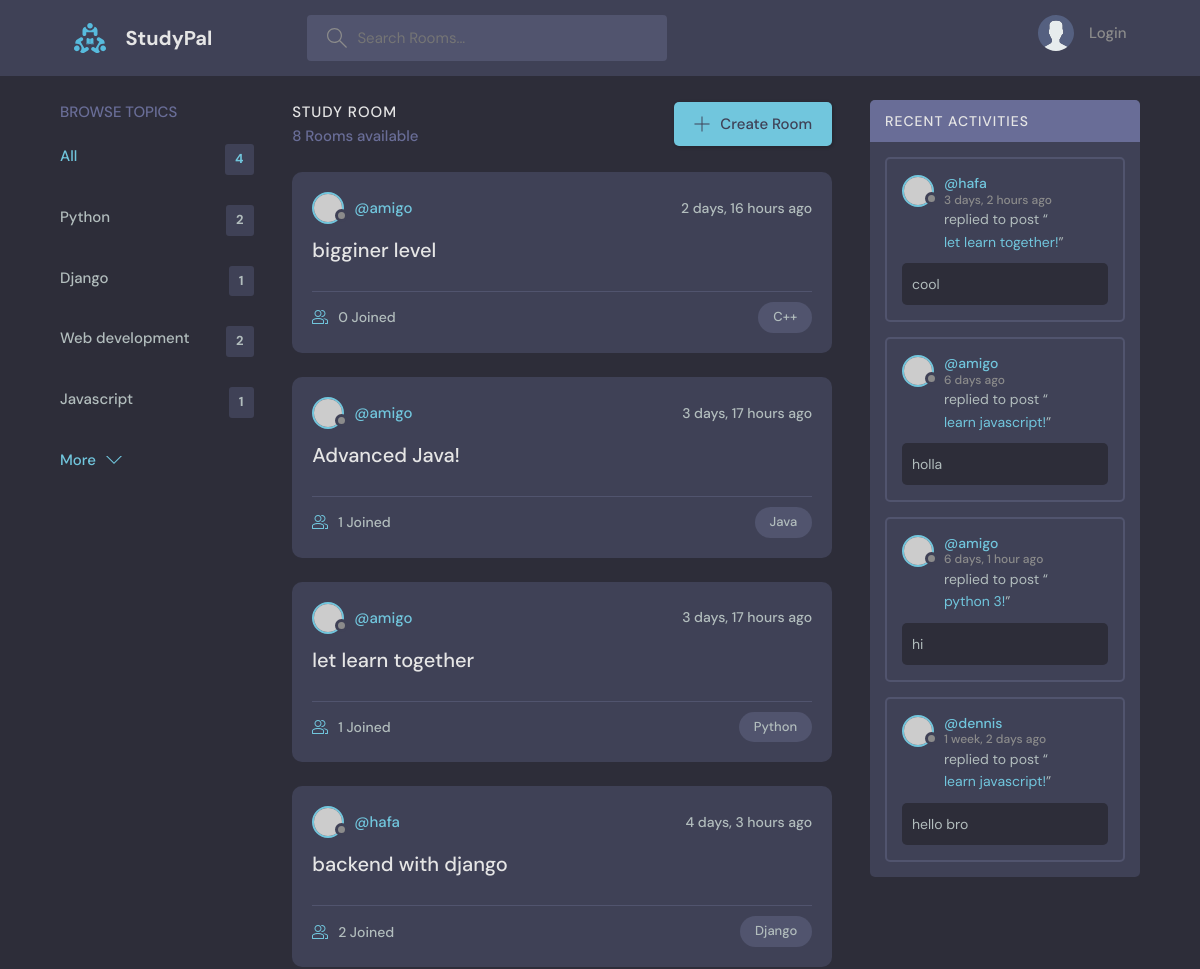
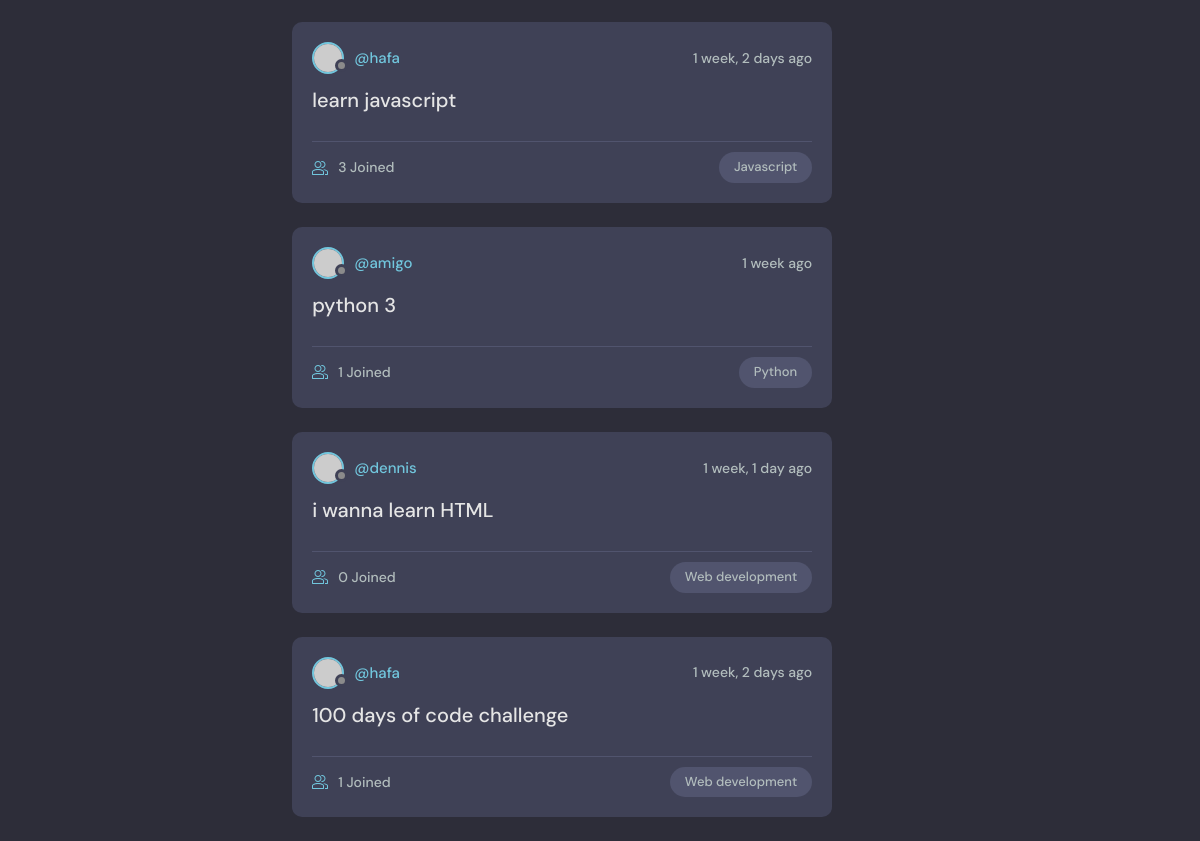
The page / on the database its author committed (2 pictures, top to bottom).
### base/models.py (models this page shows, shortened)
class Topic(models.Model):
    name = models.CharField(max_length=200)

class Room(models.Model):
    host = models.ForeignKey(User, on_delete=models.SET_NULL, null=True)
    topic = models.ForeignKey(Topic, on_delete=models.SET_NULL, null=True)
    name = models.CharField(max_length=100)
    description = models.TextField(null=True, blank=True)
    participants = models.ManyToManyField(
        User, related_name='participants', blank=True)
    updatedAt = models.DateTimeField(auto_now=True)
    createdAt = models.DateTimeField(auto_now_add=True)
    class Meta:
        ordering = ['-updatedAt', '-createdAt']
    def __str__(self):
        return self.name

class Message(models.Model):
    user = models.ForeignKey(User, on_delete=models.CASCADE)
    room = models.ForeignKey(Room, on_delete=models.CASCADE)
    body = models.TextField()
    updatedAt = models.DateTimeField(auto_now=True)
    createdAt = models.DateTimeField(auto_now_add=True)
    class Meta:
        ordering = ['-updatedAt', '-createdAt']

### base/views.py (the view)
# urls.py: path('', views.home, name='home'),
def home(request):
    q = request.GET.get('q') if request.GET.get('q') != None else ''
    rooms = Room.objects.filter(
        Q(topic__name__icontains=q) |
        Q(name__icontains=q) |
        Q(description__icontains=q))
    topics = Topic.objects.all()[0:4]
    room_count = rooms.count()
    room_messages = Message.objects.all().filter(Q(room__topic__name__icontains=q))
    context = {'rooms': rooms, 'topics': topics,
               'room_count': room_count, 'room_messages': room_messages}
    return render(request, 'base/home.html', context)

### base/templates/base/home.html (shortened to what this page needs)
{% extends 'main.html' %}
{% block content %}
<main class="layout layout--3">
  <div class="container">
    {% include 'base/topic_component.html' %}
    <div class="roomList">
      <div class="roomList__header">
        <div>
          <h2>Study Room</h2>
          <p>{{room_count}} Rooms available</p>
        </div>
        <a class="btn btn--main" href="{% url 'create-room' %}">
          <svg
            version="1.1"
            xmlns="http://www.w3.org/2000/svg"
            width="32"
            height="32"
            viewBox="0 0 32 32"
          >
            <title>add</title>
            <path
              d="M16.943 0.943h-1.885v14.115h-14.115v1.885h14.115v14.115h1.885v-14.115h14.115v-1.885h-14.115v-14.115z"
            ></path>
          </svg>
          Create Room
        </a>
      </div>
      {% include 'base/feed_component.html' %}
    </div>
    {% include 'base/activity_component.html' %}
  </div>
</main>
{% endblock content %}

### base/templates/base/topic_component.html
<div class="topics">
  <div class="topics__header">
    <h2>Browse Topics</h2>
  </div>
  <ul class="topics__list">
    <li>
      <a href="{% url 'home' %}" class="active">All <span>{{topics.count}}</span></a>
    </li>
    {% for topic in topics %}
        <li>
            <a href="{% url 'home' %}?q={{topic.name}}">{{topic.name}}<span>{{topic.room_set.all.count}}</span></a>
        </li>
    {% endfor %}
  </ul>
  <a class="btn btn--link" href="{% url 'topics' %}">
    More
    <svg
      version="1.1"
      xmlns="http://www.w3.org/2000/svg"
      width="32"
      height="32"
      viewBox="0 0 32 32"
    >
      <title>chevron-down</title>
      <path d="M16 21l-13-13h-3l16 16 16-16h-3l-13 13z"></path>
    </svg>
  </a>
</div>

### base/templates/base/feed_component.html (shortened to what this page needs)
{% for room in rooms %}
<div class="roomListRoom">
    <div class="roomListRoom__header">
      <a href="{% url 'user-profile' room.host.id %}" class="roomListRoom__author">
        <div class="avatar avatar--small">
          <img src="https://randomuser.me/api/portraits/women/11.jpg" />
        </div>
        <span>@{{room.host.username}}</span>
      </a>
      <div class="roomListRoom__actions">
        <span>{{room.createdAt|timesince}} ago</span>
      </div>
    </div>
    <div class="roomListRoom__content">
      <a href="{% url 'room' room.id %}">{{room.name}}</a>
    </div>
    <div class="roomListRoom__meta">
      <a href="{% url 'room' room.id %}" class="roomListRoom__joined">
        {{room.participants.all.count}} Joined
      </a>
      <p class="roomListRoom__topic">{{room.topic.name}}</p>
    </div>
</div>
{% endfor %}

### base/templates/base/activity_component.html (shortened to what this page needs)
<div class="activities">
  <div class="activities__header">
    <h2>Recent Activities</h2>
  </div>
  {% for message in room_messages %}
  <div class="activities__box">
    <div class="activities__boxHeader roomListRoom__header">
      <a href="{% url 'user-profile' message.user.id %}" class="roomListRoom__author">
        <div class="avatar avatar--small">
          <img src="https://randomuser.me/api/portraits/women/11.jpg" />
        </div>
        <p>
          @{{message.user}}
          <span>{{message.createdAt|timesince}} ago</span>
        </p>
      </a>
    </div>
    <div class="activities__boxContent">
      <p>
        replied to post “<a href="{% url 'room' message.room.id %}">{{message.room}}!</a
        >”
      </p>
      <div class="activities__boxRoomContent">{{message.body}}
      </div>
    </div>
  </div>
  {% endfor %}
</div>

### rows shown on the page
Topic: name "Python", room_set.all.count "2"
Topic: name "Django", room_set.all.count "1"
Topic: name "Web development", room_set.all.count "2"
Topic: name "Javascript", room_set.all.count "1"
Room: host.username "amigo", createdAt "2 days, 16 hours", name "bigginer level", participants.all.count "0", topic.name "C++"
Room: host.username "amigo", createdAt "3 days, 17 hours", name "Advanced Java!", participants.all.count "1", topic.name "Java"
Room: host.username "amigo", createdAt "3 days, 17 hours", name "let learn together", participants.all.count "1", topic.name "Python"
Room: host.username "hafa", createdAt "4 days, 3 hours", name "backend with django", participants.all.count "2", topic.name "Django"
Room: host.username "hafa", createdAt "1 week, 2 days", name "learn javascript", participants.all.count "3", topic.name "Javascript"
Room: host.username "amigo", createdAt "1 week", name "python 3", participants.all.count "1", topic.name "Python"
Room: host.username "dennis", createdAt "1 week, 1 day", name "i wanna learn HTML", participants.all.count "0", topic.name "Web development"
Room: host.username "hafa", createdAt "1 week, 2 days", name "100 days of code challenge", participants.all.count "1", topic.name "Web development"
Message: user "hafa", createdAt "3 days, 2 hours", room "let learn together", body "cool"
Message: user "amigo", createdAt "6 days", room "learn javascript", body "holla"
Message: user "amigo", createdAt "6 days, 1 hour", room "python 3", body "hi"
Message: user "dennis", createdAt "1 week, 2 days", room "learn javascript", body "hello bro"

### other values the page prints
{{ topics.count }} "4"
{{ room_count }} "8"
